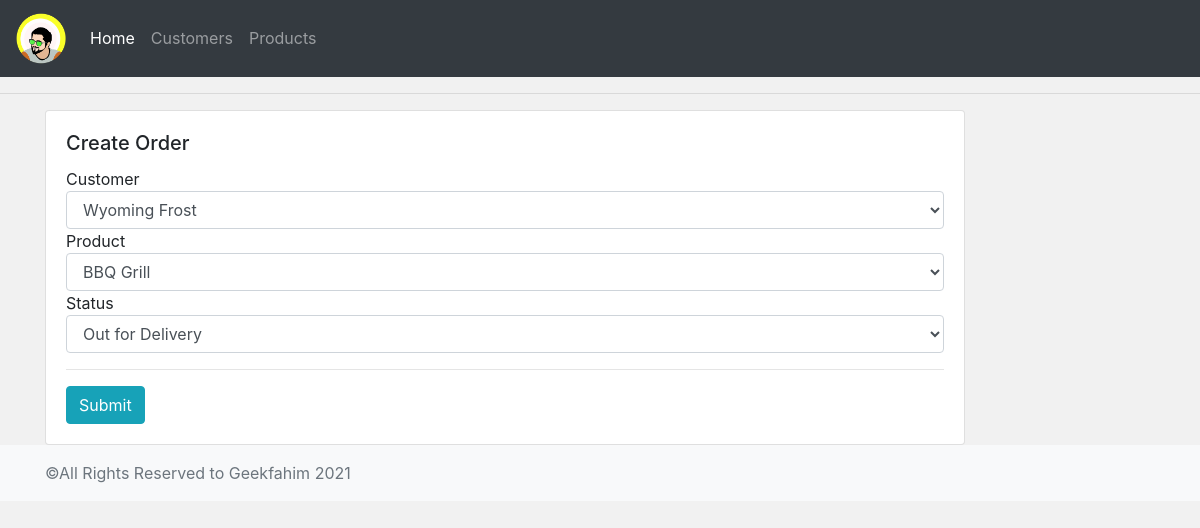
The page /update_order/1/ on the database its author committed.
### accounts/models.py (models this page shows, shortened)
class Order(models.Model):
    customer = models.ForeignKey(Customer,null=True,on_delete=models.SET_NULL)
    product = models.ForeignKey(Product,null=True,on_delete=models.SET_NULL)
    STATUS = (
        ('Pending','Pending'),
        ('Out for Delivery',' Out for Delivery'),
        ('Delivered','Delivered')
    )
    status = models.CharField(max_length=200,null=True,choices=STATUS)
    date_created = models.DateTimeField(auto_now_add=True,null=True)

### accounts/views.py (the view)
# urls.py: path('update_order/<str:pk>/', views.updateOrder, name="update_order"),
def updateOrder(request, pk):
    action = 'update'
    order = Order.objects.get(id=pk)
    form = OrderForm(instance=order)
    if request.method == 'POST':
        form = OrderForm(request.POST, instance=order)
        if form.is_valid():
            form.save()
            return redirect('/customers/' + str(order.customer.id))
    context =  {'action':action, 'form':form}
    return render(request, 'accounts/order_form.html', context)

### accounts/form.py
class OrderForm(ModelForm):
    class Meta():
        model = Order
        fields = '__all__'

### accounts/models.py (called while the page is built)
    def __str__(self):
        return self.name

    def __str__(self):
        return self.name

### accounts/templates/accounts/order_form.html (shortened to what this page needs)
{%extends 'accounts/main.html'%}
{% load widget_tweaks %}
{%block content%}
<div class="container">
    <div class="row">
        <div class="col-md-10">
            <div class="card">
                <div class="card-body">
                <h5 class="card-title">
                    Create Order
                </h5>
                    <form action="" method="POST">
                        {% for field in form %}
                        {{field.label}}
                        {{field|add_class:'form-control'}}
                        {% endfor %}
                        <hr>
                        <input type="submit" class="btn btn-info">
                    </form>
                </div>
            </div>
        </div>
    </div>
</div>
{%endblock%}

### accounts/static/css/main.css (style rules this page uses)
body { background-color:#f1f1f1; }

### rows shown on the page
Order: form "Wyoming Frost" "BBQ Grill" "Out for Delivery"

### other values the page prints
{{ field.label }} "Customer" "Product" "Status"
